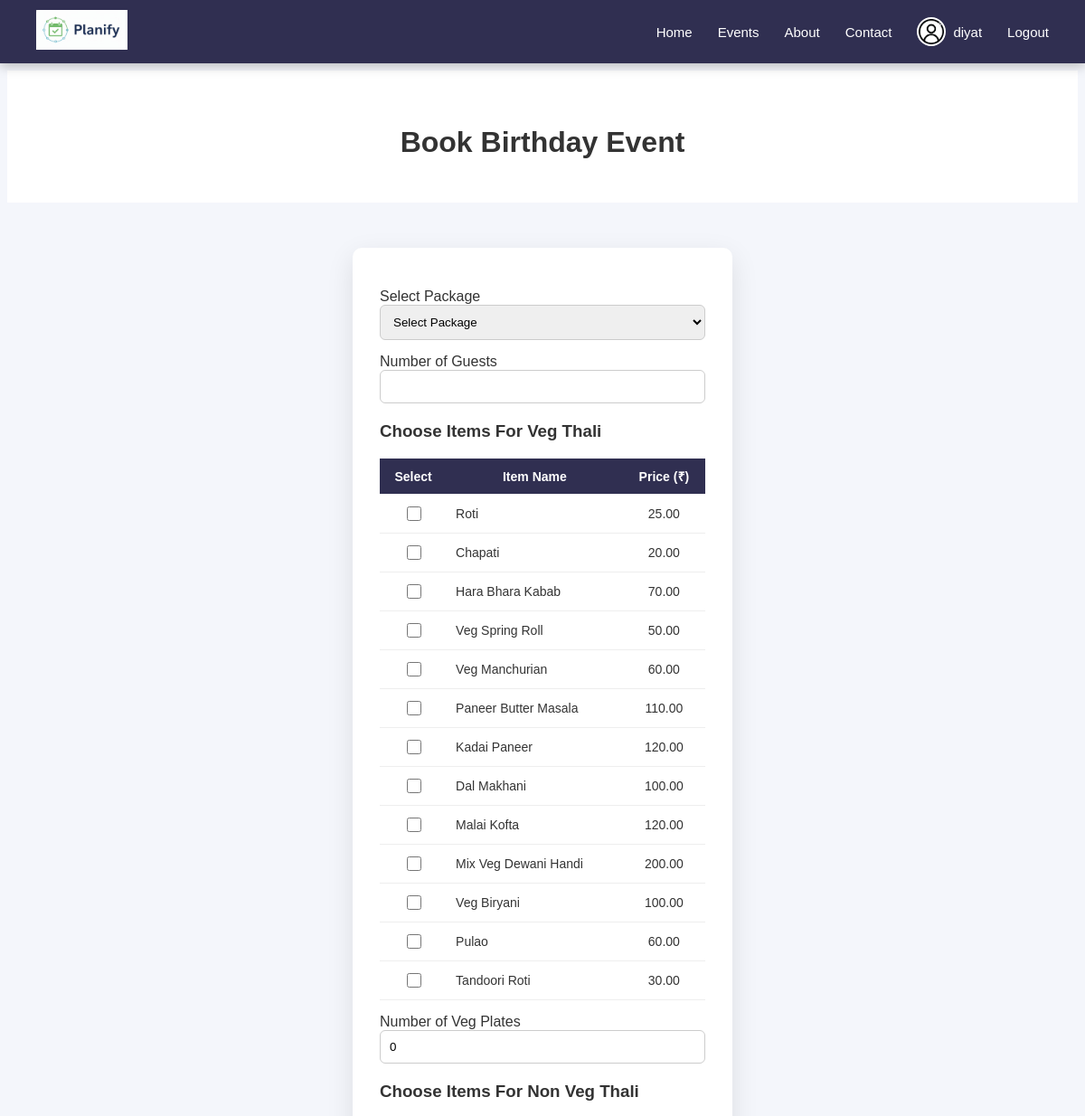
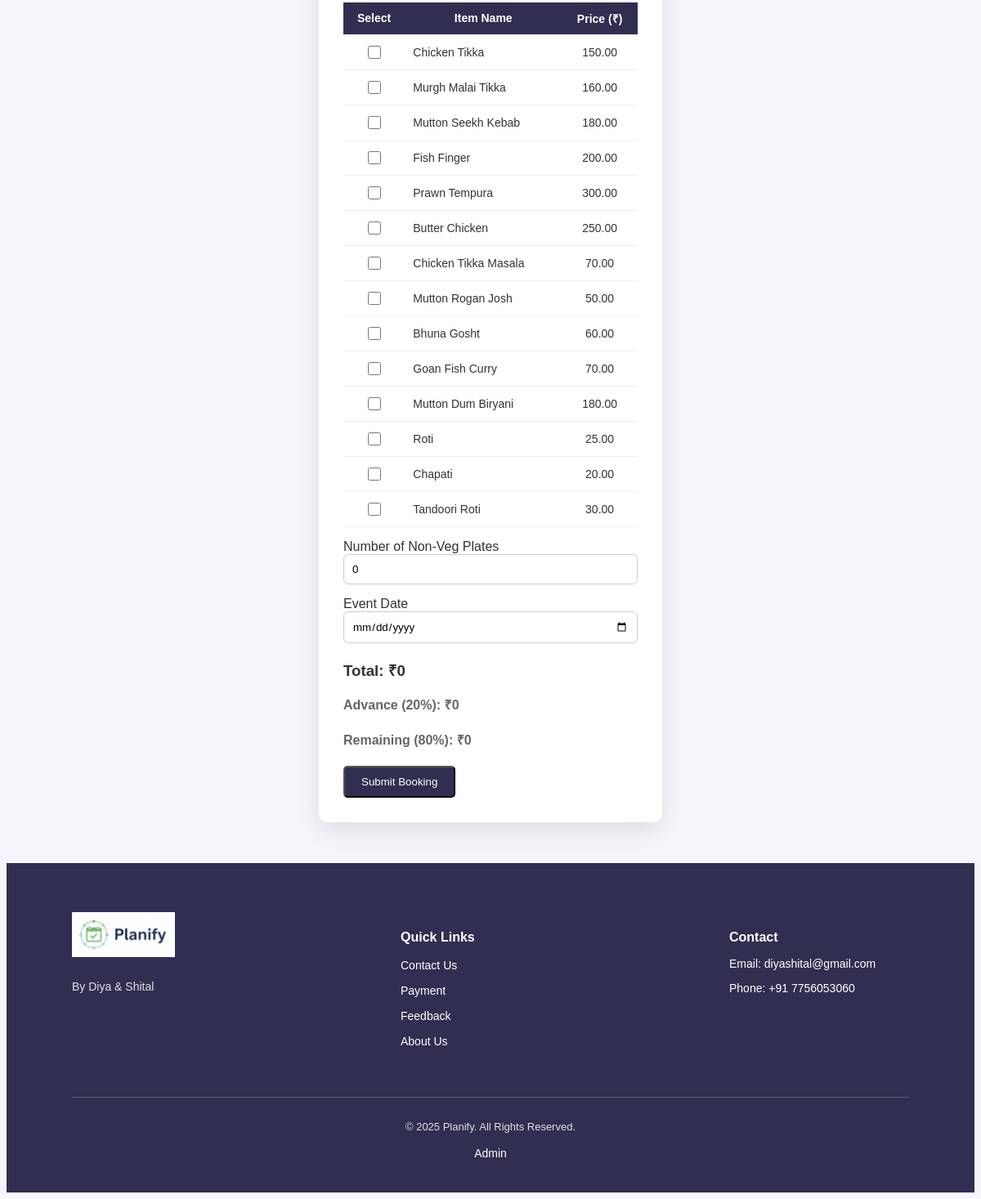
The app's page /booking.php?event_id=2 (signed in) with its own data (2 pictures, top to bottom).
### tables this page shows
CREATE TABLE `events` (
  `id` int(11) NOT NULL,
  `event_name` varchar(100) NOT NULL,
  `description` text NOT NULL,
  `image` varchar(255) DEFAULT NULL
);

CREATE TABLE `food_items` (
  `id` int(11) NOT NULL,
  `type` enum('Veg','NonVeg') NOT NULL,
  `item_name` varchar(100) DEFAULT NULL,
  `price` decimal(10,2) DEFAULT NULL
);

### booking.php (the view, shortened to what this page needs)
<?php
require_once "config/db.php";
$event_id = intval($_GET['event_id']);
$event = mysqli_fetch_assoc(
    mysqli_query($conn, "SELECT * FROM events WHERE id=$event_id")
);
$veg_items = mysqli_query($conn, "SELECT * FROM food_items WHERE type='Veg'");
$nonveg_items = mysqli_query($conn, "SELECT * FROM food_items WHERE type='NonVeg'");
?>
<!DOCTYPE html>
<html>
<head>
    <link rel="stylesheet" href="css/style.css">
</head>
<body>
    <?php include("includes/header.php"); ?>
    <div class="event-header">
        <h1>Book <?php echo htmlspecialchars($event['event_name']); ?></h1>
    </div>
    <div class="booking-container">
        <form method="POST" class="booking-form">
            <label>Select Package</label>
            <select id="package_select" name="package_select" required>
                <option value="">Select Package</option>
            </select>
            <label>Number of Guests</label>
            <input type="number" name="guests" id="guests" min="1" required>
            <h3>Choose Items For Veg Thali</h3>
            <table class="food-table">
                <thead>
                    <tr>
                        <th>Select</th>
                        <th>Item Name</th>
                        <th>Price (₹)</th>
                    </tr>
                </thead>
                <tbody>
                    <?php while ($veg = mysqli_fetch_assoc($veg_items)) { ?>
                        <tr>
                            <td>
                                <input type="checkbox"
                                    name="food_items[]"
                                    class="food_item"
                                    value="<?php echo $veg['id']; ?>"
                                    data-price="<?php echo $veg['price']; ?>"
                                    data-type="Veg">
                            </td>
                            <td><?php echo $veg['item_name']; ?></td>
                            <td><?php echo $veg['price']; ?></td>
                        </tr>
                    <?php } ?>
                </tbody>
            </table>
            <label>Number of Veg Plates</label>
            <input type="number" name="veg_qty" id="veg_qty" min="0" value="0">
            <h3>Choose Items For Non Veg Thali</h3>
            <table class="food-table">
                <thead>
                    <tr>
                        <th>Select</th>
                        <th>Item Name</th>
                        <th>Price (₹)</th>
                    </tr>
                </thead>
                <tbody>
                    <?php while ($nonveg = mysqli_fetch_assoc($nonveg_items)) { ?>
                        <tr>
                            <td>
                                <input type="checkbox"
                                    name="food_items[]"
                                    class="food_item"
                                    value="<?php echo $nonveg['id']; ?>"
                                    data-price="<?php echo $nonveg['price']; ?>"
                                    data-type="NonVeg">
                            </td>
                            <td><?php echo $nonveg['item_name']; ?></td>
                            <td><?php echo $nonveg['price']; ?></td>
                        </tr>
                    <?php } ?>
                </tbody>
            </table>
            <label>Number of Non-Veg Plates</label>
            <input type="number" name="nonveg_qty" id="nonveg_qty" min="0" value="0">
            <label>Event Date</label>
            <input type="date"
                name="event_date"
                min="<?php echo date('Y-m-d'); ?>"
                required>
            <h3>Total: ₹<span id="total">0</span></h3>
            <h4>Advance (20%): ₹<span id="advance">0</span></h4>
            <h4>Remaining (80%): ₹<span id="remaining">0</span></h4>
            <button type="submit" class="btn">Submit Booking</button>
        </form>
    </div>
    <?php include("includes/footer.php"); ?>
</body>
</html>

### css/style.css (style rules this page uses)
* { padding: 0; box-sizing: border-box; font-family: 'Poppins', sans-serif; }
body { background: #f4f6fb; color: #333; padding-top: 70px; }
:root { --brand: rgb(48, 47, 81); --brand-dark: rgb(38, 37, 65); }
.event-header { background: white; padding: 40px 20px; text-align: center; }
.event-header h1 { font-size: 32px; margin-bottom: 8px; }
.btn { background-color: rgb(48, 47, 81); color: white; padding: 10px 20px; text-decoration: none; border-radius: 5px; }
.booking-container { padding: 50px 10%; display: flex; justify-content: center; }
.booking-form { background: white; padding: 30px; width: 420px; border-radius: 10px; box-shadow: 0 10px 30px rgba(0, 0, 0, 0.1); }
.booking-form label { display: block; margin-top: 15px; font-weight: 500; }
.booking-form input, .booking-form select { width: 100%; padding: 10px; border-radius: 6px; border: 1px solid #ccc; }
.booking-form h3 { margin-top: 20px; color: #333; }
.booking-form h4 { margin-top: 5px; color: #666; }
table { width: 100%; border-collapse: collapse; }
table th { background-color: rgb(48,47,81); color: #fff; padding: 12px; }
table td { padding: 10px; border-bottom: 1px solid #ddd; }
.food-table thead { background: #2f2e51; color: white; }
.food-table th, .food-table td { padding: 10px; text-align: center; border-bottom: 1px solid #eee; font-size: 14px; }
.food-table input[type="checkbox"] { width: 16px; height: 16px; cursor: pointer; }
.food-table td:nth-child(2) { text-align: left; }

### records on screen
events: event_name "Birthday Event"
food_items: item_name "Roti", price "25.00"
food_items: item_name "Chapati", price "20.00"
food_items: item_name "Hara Bhara Kabab", price "70.00"
food_items: item_name "Veg Spring Roll", price "50.00"
food_items: item_name "Veg Manchurian", price "60.00"
food_items: item_name "Paneer Butter Masala", price "110.00"
food_items: item_name "Kadai Paneer", price "120.00"
food_items: item_name "Dal Makhani", price "100.00"
food_items: item_name "Malai Kofta", price "120.00"
food_items: item_name "Mix Veg Dewani Handi", price "200.00"
food_items: item_name "Veg Biryani", price "100.00"
food_items: item_name "Pulao", price "60.00"
food_items: item_name "Tandoori Roti", price "30.00"
food_items: item_name "Chicken Tikka", price "150.00"
food_items: item_name "Murgh Malai Tikka", price "160.00"
food_items: item_name "Mutton Seekh Kebab", price "180.00"
food_items: item_name "Fish Finger", price "200.00"
food_items: item_name "Prawn Tempura", price "300.00"
food_items: item_name "Butter Chicken", price "250.00"
food_items: item_name "Chicken Tikka Masala", price "70.00"
food_items: item_name "Mutton Rogan Josh", price "50.00"
food_items: item_name "Bhuna Gosht", price "60.00"
food_items: item_name "Goan Fish Curry", price "70.00"
food_items: item_name "Mutton Dum Biryani", price "180.00"
food_items: item_name "Roti", price "25.00"
food_items: item_name "Chapati", price "20.00"
food_items: item_name "Tandoori Roti", price "30.00"

### other values on screen
$_SESSION['username'] "diyat"
